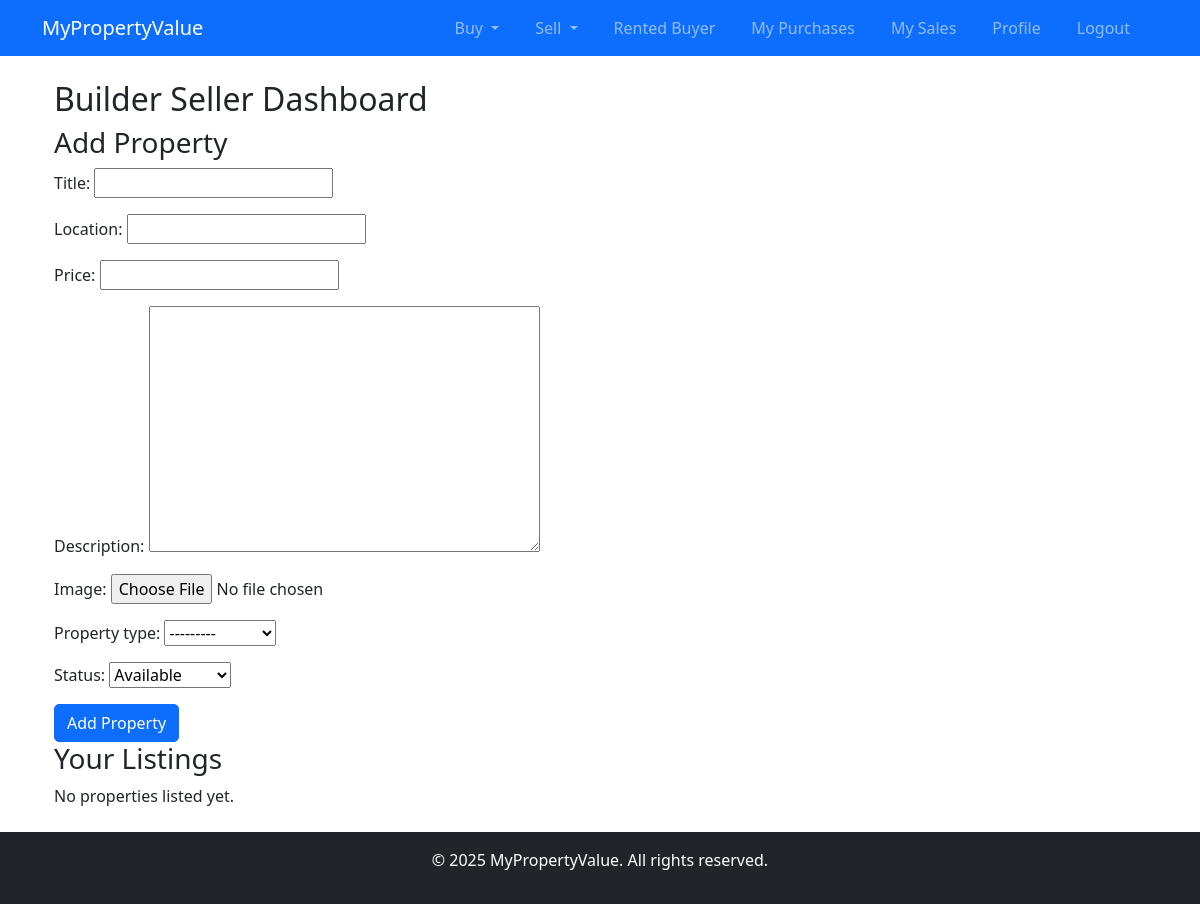
/users/builder-seller/ (signed in), run on an earlier commit of the app's database.
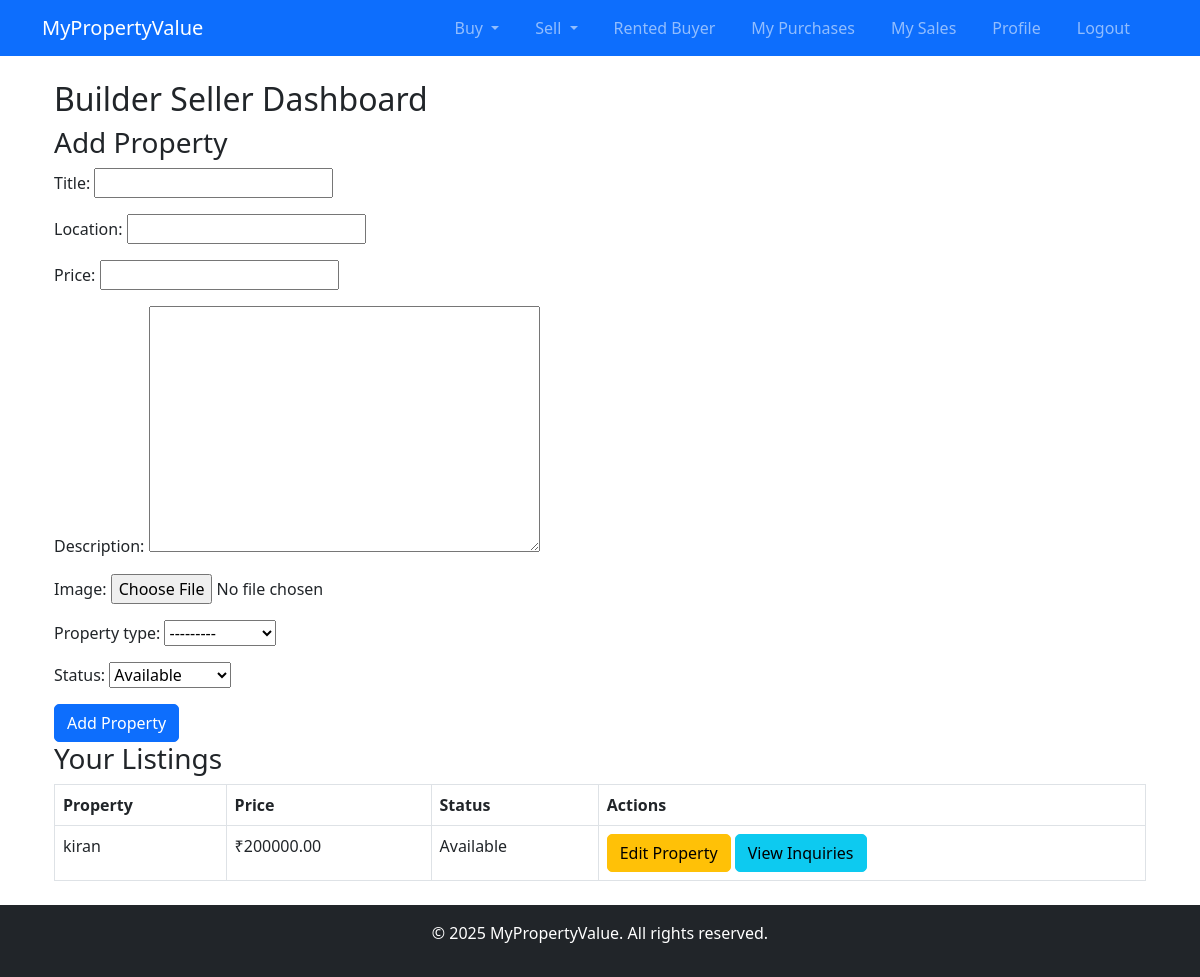
And on a later commit of the database.
### users/models.py (models this page shows, shortened)
class Property(models.Model):
    PROPERTY_TYPES = [
        ('Residential', 'Residential'),
        ('Commercial', 'Commercial'),
    ]
    STATUS_CHOICES = [
        ('Available', 'Available'),
        ('Not Available', 'Not Available'),
    ]
    title = models.CharField(max_length=255)
    image = models.ImageField(upload_to='property_images/', blank=True, null=True)
    description = models.TextField()
    price = models.DecimalField(max_digits=12, decimal_places=2)
    property_type = models.CharField(max_length=20, choices=PROPERTY_TYPES)
    location = models.CharField(max_length=255)
    owner = models.ForeignKey(User, on_delete=models.CASCADE)
    name = models.CharField(max_length=255, default="Unnamed Property") # New status field
    is_sold = models.BooleanField(default=False)
    status = models.CharField(max_length=20, choices=STATUS_CHOICES, default='Available')  # Add this field

### users/views.py (the view)
# urls.py: path('builder-seller/', builder_seller, name='builder_seller'),
@login_required
def builder_seller(request):
    if request.method == 'POST':
        form = PropertyForm(request.POST, request.FILES)
        if form.is_valid():
            property = form.save(commit=False)
            property.owner = request.user
            property.save()
            builder_seller, created = BuilderSeller.objects.get_or_create(user=request.user)
            builder_seller.properties.add(property)
            messages.success(request, 'Property listed successfully!')
            return redirect('builder_seller')
    else:
        form = PropertyForm()
    builder_seller = BuilderSeller.objects.filter(user=request.user).first()
    properties = builder_seller.properties.all() if builder_seller else []
    return render(request, 'users/builder_seller.html', {'form': form, 'properties': properties})

### users/forms.py
class PropertyForm(forms.ModelForm):
    class Meta:
        model = Property
        fields = ['title', 'location', 'price', 'description', 'image', 'property_type','status']

### users/templates/users/builder_seller.html
{% extends 'base.html' %} {% block content %}
<div class="container">
  <h2>Builder Seller Dashboard</h2>
  <h3>Add Property</h3>
  <form method="POST" enctype="multipart/form-data">
    {% csrf_token %} {{ form.as_p }}
    <button type="submit" class="btn btn-primary">Add Property</button>
  </form>
  <h3>Your Listings</h3>
  {% if properties %}
  <table class="table table-bordered">
    <thead>
      <tr>
        <th>Property</th>
        <th>Price</th>
        <th>Status</th>
        <th>Actions</th>
      </tr>
    </thead>
    <tbody>
      {% for property in properties %}
      <tr>
        <td>{{ property.title }}</td>
        <td>₹{{ property.price }}</td>
        <td>{{ property.status }}</td>
        <td>
          <a
            href="{% url 'edit_property' property.id %}"
            class="btn btn-warning"
            >Edit Property</a
          >
          <a
            href="{% url 'view_inquiries' %}?property_id={{ property.id }}"
            class="btn btn-info"
            >View Inquiries</a
          >
        </td>
      </tr>
      {% endfor %}
    </tbody>
  </table>
  {% else %}
  <p>No properties listed yet.</p>
  {% endif %}
</div>
{% endblock %}

What changed in the data, as far as the page shows it:
added Property: title "kiran", price "200000.00", status "Available"
Also different on the page:
text no longer shown: "No properties listed yet."
text now shown: "Property Price Status Actions"
